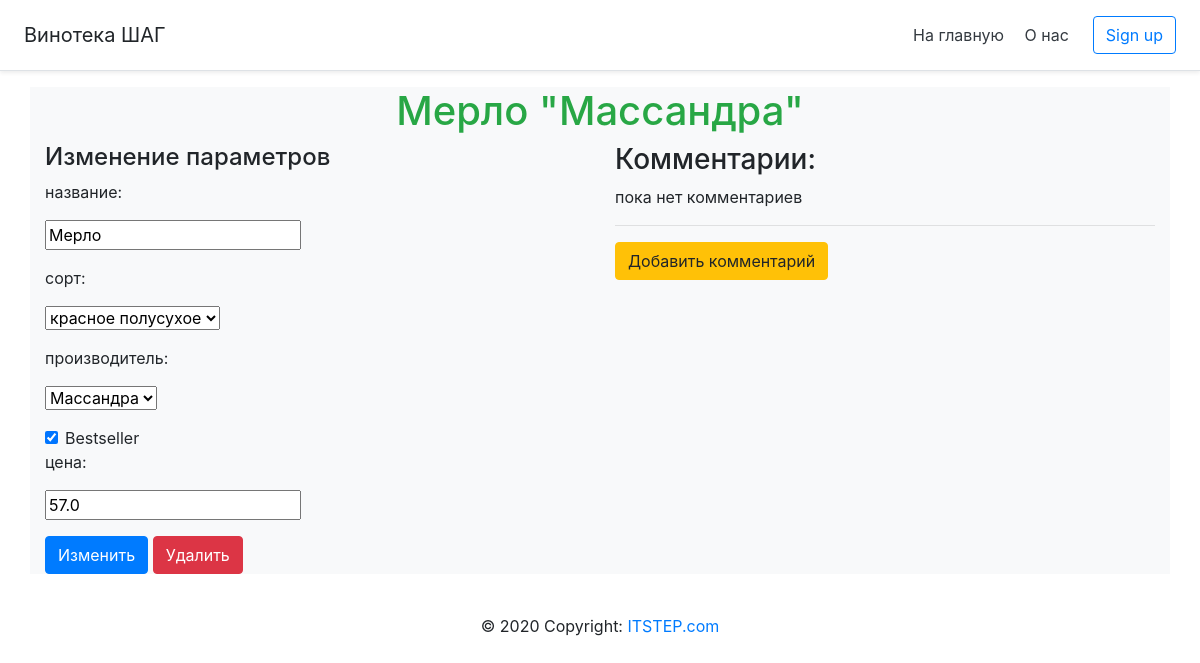
/vine/2, run on the app's committed database.
### server.py (models this page shows)
class Vine(db.Model):
    __tablename__ = 'VINES'
    id = db.Column(db.Integer, primary_key=True)
    name = db.Column(db.String)
    price = db.Column(db.Float)
    sort_id = db.Column(db.Integer, db.ForeignKey('SORTS.id'))
    sort = db.relationship('Sort')
    producer_id = db.Column(db.Integer, db.ForeignKey('PRODUCERS.id'))
    producer = db.relationship('Producer')
    bestseller = db.Column(db.Integer, default=0)
    comments = db.relationship('Comment', cascade='all,delete-orphan')

class Producer(db.Model):
    __tablename__ = 'PRODUCERS'
    id = db.Column(db.Integer, primary_key=True)
    name = db.Column(db.String)
    vines = db.relationship('Vine')

### server.py (the view)
@app.route("/vine/<int:id>")
def vine(id):
    vine = Vine.query.get(id)
    sorts = Sort.query.all()
    producers = Producer.query.all()
    return render_template('vine.html',
                           vine=vine, sorts=sorts, producers=producers)

### templates/vine.html
{% extends 'base.html' %}
{% block content %}
<h1 class="text-center text-success">{{ vine.name }} "{{ vine.producer.name }}"</h1>
<div class="row">
    <div class="col-6">
        <h4>Изменение параметров</h4>
        <form method="post" action="{{ url_for('change_vine', id=vine.id) }}" onsubmit="return confirm('Вы уверены?');">
            <div class="form-group">
                <p>название:</p>
                <input type="text" name="name" value="{{ vine.name }}">
            </div>
            <div class="form-group">
                <p>сорт:</p>
                <select name="sort">
                    {% for sort in sorts %}
                    {% set selected = 'selected' if sort.id == vine.sort.id else '' %}
                    <option value="{{ sort.id }}" {{selected}}>{{ sort.name }}</option>
                    {% endfor %}
                </select>
            </div>
            <div class="form-group">
                <p>производитель:</p>
                <select name="producer">
                    {% for producer in producers %}
                    {% set selected = 'selected' if producer.id == vine.producer.id else '' %}
                    <option value="{{ producer.id }}" {{selected}}>{{ producer.name }}</option>
                    {% endfor %}
                </select>
            </div>
            <div class="form-check">
                {% set checked = 'checked' if vine.bestseller else '' %}
                <input class="form-check-input" name="bestseller" type="checkbox" id="defaultCheck1" value = "" {{ checked }}>
                <label class="form-check-label" for="defaultCheck1">Bestseller</label>
            </div>
            <div class="form-group">
                <p>цена:</p>
                <input type="number" step="0.01" value="{{ vine.price }}" name="price">
            </div>
            <button type="submit" class="btn btn-primary">Изменить</button>
            <a href="{{ url_for('delete', id = vine.id ) }}" class="btn btn-danger">Удалить</a>
        </form>
    </div>
    <div class="col-6">
        <h3>Комментарии:</h3>
        {% if vine.comments %}
            {% for comment in vine.comments %}
            <p>
                {{ comment.text }}
                ({{ comment.name }})
                {{ comment.email }}
            </p>
            {% endfor %}
        {% else %}
            <p>пока нет комментариев</p>
        {% endif %}
        <hr>
        <a href="{{ url_for('comment', id = vine.id) }}" class="btn  btn-warning text-center">Добавить комментарий</a>
    </div>
</div>
{% endblock %}

### data on the page
Vine: name "Мерло", price "57.0"
Producer: producer.name "Массандра"

### other printed values
form field sort "красное полусухое"
form field producer "Массандра"
